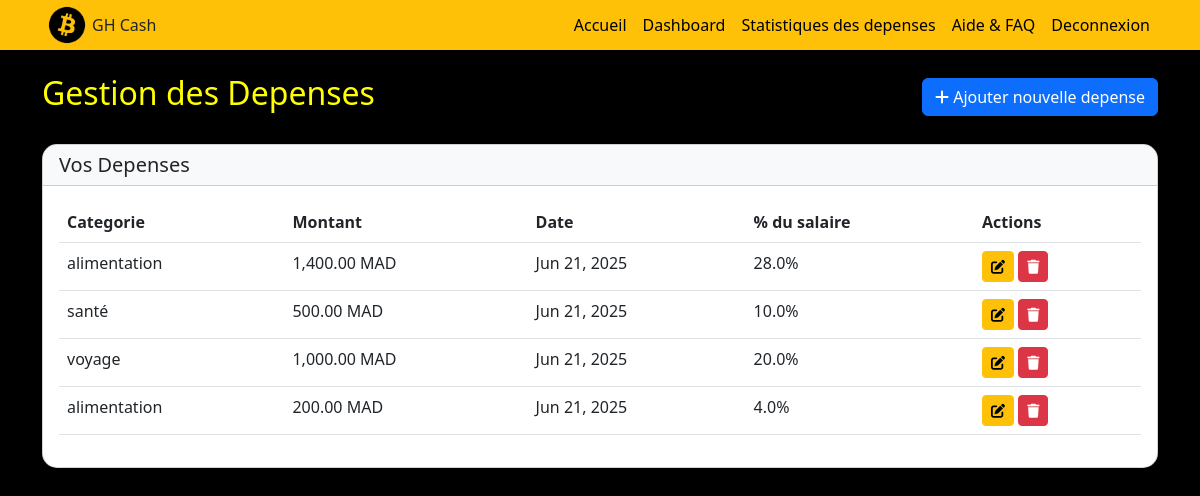
Page /login/depenses.php (signed in) on the committed database.
### tables this page shows
CREATE TABLE `depenses` (
  `id_depense` int(11) NOT NULL,
  `id_user` int(11) NOT NULL,
  `categorie` varchar(50) NOT NULL,
  `montant` decimal(10,2) NOT NULL,
  `date_transaction` date NOT NULL
);

### login/depensesCode.php (called while the page is built, shortened)
<?php
$conn = mysqli_connect("localhost", "root", "", "pfe");
$user_id = $_SESSION['user_id'];
$user_query = "SELECT * FROM users WHERE id_user = $user_id";
$user_result = mysqli_query($conn, $user_query);
$user = mysqli_fetch_assoc($user_result);
$expenses_query = "SELECT *, (montant / {$user['salaire_user']}) * 100 as percentage
                  FROM depenses
                  WHERE id_user = $user_id
                  ORDER BY date_transaction DESC";
$expenses_result = mysqli_query($conn, $expenses_query);
$expenses = [];
while ($row = mysqli_fetch_assoc($expenses_result)) {
    $expenses[] = $row;
}
?>

### login/depenses.php (the view, shortened to what this page needs)
<?php
require_once 'depensesCode.php';
?>
<!DOCTYPE html>
<html lang="en">
<head>
    <link href="https://cdn.jsdelivr.net/npm/bootstrap@5.3.0/dist/css/bootstrap.min.css" rel="stylesheet">
    <link rel="stylesheet" href="https://cdnjs.cloudflare.com/ajax/libs/font-awesome/6.0.0/css/all.min.css">
    <link rel="stylesheet" href="../css/styles.css">
</head>
<body>
    <nav class="navbar navbar-expand-lg navbar-warning bg-warning">
        <div class="container">
            <div class="logo">
                <img src="../img/btc.png" alt="Image">
                GH Cash
            </div>
            <ul class="navbar-nav">
                <li class="nav-item"><a class="nav-link" href="../index.php">Accueil</a></li>
                <li class="nav-item"><a class="nav-link" href="dashboard.php">Dashboard</a></li>
                <li class="nav-item"><a class="nav-link" href="stats.php">Statistiques des depenses</a></li>
                <li class="nav-item"><a class="nav-link" href="help.php">Aide & FAQ</a></li>
                <li class="nav-item"><a class="nav-link" href="logout.php">Deconnexion</a></li>
            </ul>
        </div>
    </nav>
    <div class="container mt-4">
        <div class="d-flex justify-content-between align-items-center mb-4">
            <h2>Gestion des Depenses</h2>
            <a href="depenses.php?action=new" class="btn btn-primary">
                <i class="fas fa-plus"></i> Ajouter nouvelle depense
            </a>
        </div>
        <div class="card">
            <div class="card-header">
                <h5 class="mb-0">Vos Depenses</h5>
            </div>
            <div class="card-body">
                <?php if (empty($expenses)): ?>
                    <p class="text-muted">Accune depense enregistrée pour le moment.</p>
                <?php else: ?>
                    <div class="table-responsive">
                        <table class="table table-hover">
                            <thead>
                                <tr>
                                    <th>Categorie</th>
                                    <th>Montant</th>
                                    <th>Date</th>
                                    <th>% du salaire</th>
                                    <th>Actions</th>
                                </tr>
                            </thead>
                            <tbody>
                                <?php foreach ($expenses as $expense): ?>
                                    <tr>
                                        <td><?php echo htmlspecialchars($expense['categorie']); ?></td>
                                        <td><?php echo number_format($expense['montant'], 2); ?> MAD</td>
                                        <td><?php echo date('M d, Y', strtotime($expense['date_transaction'])); ?></td>
                                        <td><?php echo number_format($expense['percentage'], 1); ?>%</td>
                                        <td>
                                            <a href="depenses.php?action=edit&id=<?php echo (int)$expense['id_depense']; ?>"
                                               class="btn btn-sm btn-warning">
                                                <i class="fas fa-edit"></i>
                                            </a>
                                            <a href="depensesCode.php?action=delete&id=<?php echo (int)$expense['id_depense']; ?>"
                                               class="btn btn-sm btn-danger">
                                                <i class="fas fa-trash"></i>
                                            </a>
                                        </td>
                                    </tr>
                                <?php endforeach; ?>
                            </tbody>
                        </table>
                    </div>
                <?php endif; ?>
            </div>
        </div>
    </div>
</body>
</html>

### css/styles.css (style rules this page uses)
.logo { display: flex; align-items: center; }
.logo img { height: 40px; margin: 5px; }
.navbar { padding: 0 1rem; margin: 0; border-radius: 0; }
.navbar-nav { margin-left: auto; }
.nav-link { color: black; }
body { background-color: black; margin: 0; }

### login/depenses.php (style rules this page uses)
h2 { color: yellow; }
.card { border-radius: 15px; box-shadow: 0 4px 6px rgba(0, 0, 0, 0.1); margin-bottom: 20px; }
.card-header { border-radius: 15px 15px 0 0 !important; background-color: #f8f9fa; }

### rows in the picture
depenses: categorie "alimentation", montant "1,400.00", date_transaction "Jun 21, 2025", percentage "28.0"
depenses: categorie "santé", montant "500.00", date_transaction "Jun 21, 2025", percentage "10.0"
depenses: categorie "voyage", montant "1,000.00", date_transaction "Jun 21, 2025", percentage "20.0"
depenses: categorie "alimentation", montant "200.00", date_transaction "Jun 21, 2025", percentage "4.0"
